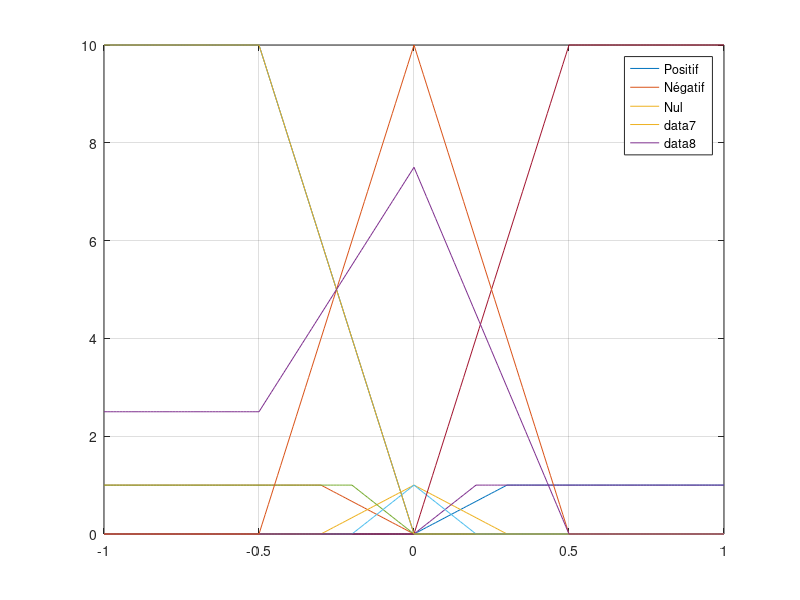

Here is the MATLAB script that generated this plot:
%% Fuzzy input
% input S
step = 0.01
S = -1:step:1;

lambda = 0.3 

Sp = 1/lambda*S;
Sp(S >= lambda ) = 1;
Sp(S <= 0 ) = 0;

Sn = -1/lambda*S;
Sn(S <= -lambda ) = 1;
Sn(S >= 0 ) = 0;

S0 = -1/lambda*abs(S) + 1;
S0(S <= -lambda ) = 0;
S0(S >= lambda ) = 0;


plot(S,Sp);
hold on
plot(S,Sn);
plot(S,S0);
legend('Positif','Négatif', 'Nul')
grid on

%%  
% input dS
dS = -1:.01:1;

beta = 0.2 

dSp = 1/beta*dS;
dSp(dS >= beta ) = 1;
dSp(dS <= 0 ) = 0;

dSn = -1/beta*dS;
dSn(dS <= -beta ) = 1;
dSn(dS >= 0 ) = 0;

dS0 = -1/beta*abs(dS) + 1;
dS0(dS <= -beta ) = 0;
dS0(dS >= beta ) = 0;


plot(dS,dSp);
hold on
plot(dS,dSn);
plot(dS,dS0);
legend('Positif','Négatif', 'Nul')
grid on
%% Fuzzy output

u = -1:.01:1;

delta = 0.5 

up = 10/delta*u;
up(u >= delta ) = 10;
up(u <= 0 ) = 0;

un = -10/delta*u;
un(u <= -delta ) = 10;
un(u >= 0 ) = 0;

u0 = -10/delta*abs(u) + 10;
u0(u <= -delta ) = 0;
u0(u >= delta ) = 0;


plot(u,up);
hold on
plot(u,un);
plot(u,u0);
legend('Positif','Négatif', 'Nul')
grid on

%% Rules 
S_ = 0.5
dS_ = 0.1

it_S = fix(S_/ step)
it_dS = fix(dS_/ step)

% R1 si S>0 et dS> 0 alors u = up
alpha1_ = Sp(it_S)*dSp(it_dS);
% R2 si S>0 et dS< 0 alors u = up
alpha2_ = Sp(it_S)*dSn(it_dS);
% R3 si S>0 et dS= 0 alors u = u0
alpha3_ = Sp(it_S)*dS0(it_dS);

% R4 si S=0 et dS> 0 alors u = u0
alpha4_ = S0(it_S)*dSp(it_dS);
% R5 si S=0 et dS< 0 alors u = u0
alpha5_ = S0(it_S)*dSn(it_dS);
% R6 si S=0 et dS= 0 alors u = u0
alpha6_ = S0(it_S)*dS0(it_dS);

% R7 si S<0 et dS> 0 alors u = un
alpha7_ = Sn(it_S)*dSp(it_dS);
% R8 si S<0 et dS< 0 alors u = un
alpha8_ = Sn(it_S)*dSn(it_dS);
% R9 si S<0 et dS= 0 alors u = u0
alpha9_ = Sn(it_S)*dS0(it_dS);


ufinal_ = ((alpha1_+ alpha2_)*up + (alpha3_ + alpha4_ + alpha5_ + alpha6_ +alpha9_)*u0 + (alpha8_+ alpha9_)*un);

sumalpha_ = (alpha1_+ alpha2_ + alpha3_ + alpha4_ + alpha5_ + alpha6_ + alpha8_ + alpha7_ +alpha9_);

ufinal = ufinal_/sumalpha_;

plot(u,ufinal)

commande = sum(u.*ufinal)/sum(abs(u))
grid on





%% test fuzzy
% input S
%S = -range:step:range;
S_ = 0.1
dS_ = 0.1
range = 4
lambda = 0.4
beta = 0.4
delta = 0.4

Sp = 1/lambda*S_;
if(S_ >= lambda)
    Sp = 1;
elseif(S_ <= 0 )
    Sp = 0;
end

Sn = -1/lambda*S_;
if(S_ <= -lambda ) 
    Sn = 1;
elseif(S_ >= 0 )
    Sn = 0;
end

S0 = -1/lambda*abs(S_) + 1;
if(abs(S_) <= -lambda )
    S0 = 0;
end
 
% input dS
dS = dS_

dSp = 1/beta*dS;
if(dS >= beta )
    dSp= 1;
elseif(dS <= 0 )
    dSp= 0;
end 

dSn = -1/beta*dS;
if(dS <= -beta )
    dSn = 1;
elseif(dS >= 0 )
    dSn = 0;
end

dS0 = -1/beta*abs(dS) + 1;
if (dS <= -beta ) 
    dS0= 0;
end

% Fuzzy output

u = -1:.01:1;

delta = 0.5 

up = 10/delta*u;
up(u >= delta ) = 10;
up(u <= 0 ) = 0;

un = -10/delta*u;
un(u <= -delta ) = 10;
un(u >= 0 ) = 0;

u0 = -10/delta*abs(u) + 10;
u0(u <= -delta ) = 0;
u0(u >= delta ) = 0;

% Rules 

% R1 si S>0 et dS> 0 alors u = un
alpha1 = Sp*dSp;
% R2 si S>0 et dS< 0 alors u = u0
alpha2 = Sp*dSn;
% R3 si S>0 et dS= 0 alors u = un
alpha3 = Sp*dS0;

% R4 si S=0 et dS> 0 alors u = un
alpha4 = S0*dSp;
% R5 si S=0 et dS< 0 alors u = up
alpha5 = S0*dSn;
% R6 si S=0 et dS= 0 alors u = u0
alpha6 = S0*dS0;

% R7 si S<0 et dS> 0 alors u = u0
alpha7 = Sn*dSp;
% R8 si S<0 et dS< 0 alors u = up
alpha8 = Sn*dSn;
% R9 si S<0 et dS= 0 alors u = up
alpha9 = Sn*dS0;


ufinal = ((alpha7+ alpha8 + alpha9)*up + (alpha4 + alpha6 + alpha5)*u0 + (alpha1+ alpha2+ alpha3)*un);

sumalpha = (alpha1+ alpha2 + alpha3 + alpha4 + alpha5 + alpha6 + alpha7+ alpha9 +alpha9);

ufinal = ufinal/sumalpha;

plot(u, ufinal)
grid on 

ufinal = sum(u.*ufinal)/sum(abs(ufinal))

u_result = ufinal
